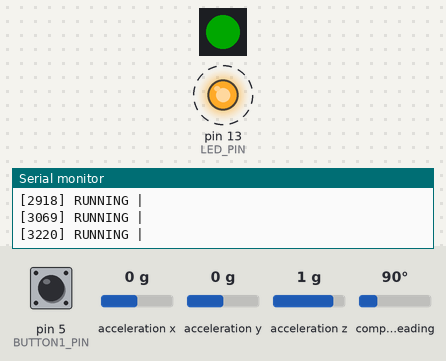
Bench run of a sketch on a simulated Arduino Uno, built with avr-gcc and run on an emulated ATmega328P. Parts: 1 RGB LEDs in strip order, left to right, output pins drawn as LEDs (lit = HIGH), the last lines printed to the serial monitor. Dashed ring = blinking. The inputs (shaded band) are chosen by the test bench; at power-on: pin 5 (BUTTON1_PIN) HIGH, acceleration x 0 g, acceleration y 0 g, acceleration z 1 g, compass heading 90°. Dim RGB values are drawn brighter than linear.

Above: at 3.29 s.
3.3 s: pin 5 (BUTTON1_PIN) pulled LOW for 0.15 s
At 3.6 s:
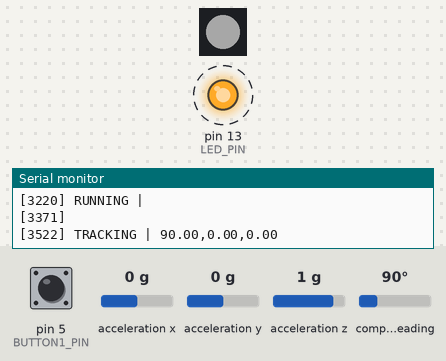
6.3 s: pin 5 (BUTTON1_PIN) pulled LOW for 1 s
At 6.92 s:
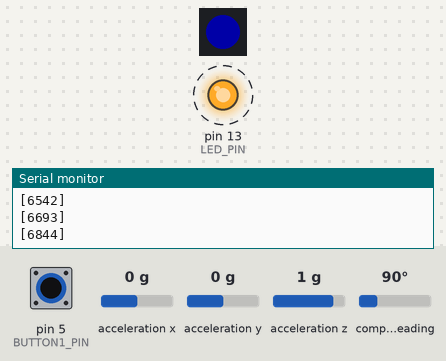
9.3 s: pin 5 (BUTTON1_PIN) pulled LOW for 3.2 s
At 9.48 s:
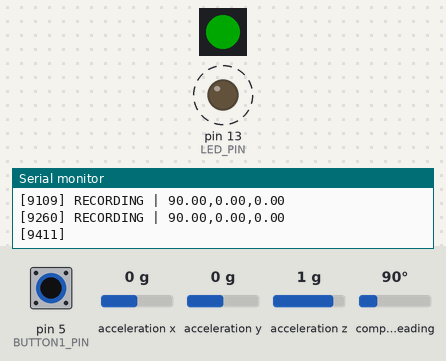
Timing chart, 0 to 20.0 s (numbered marks = the images above; inputs shaded):
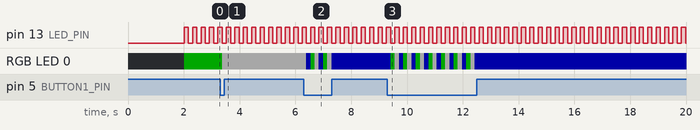

The sketch:

scanner_client.ino
```cpp
#include <Wire.h>
#include <Adafruit_Sensor.h>
#include <Adafruit_BNO055.h>
#include <utility/imumaths.h>
#include <Adafruit_NeoPixel.h>


// Hardware
#define PIXEL_PIN       8
#define BUTTON1_PIN     5
#define BUTTON2_PIN     0
#define LED_PIN         13

// Preferences
#define PIXEL_BRIGTNESS 42
#define INTERVAL_MS     150

// States
#define CALIBRATING     0
#define RUNNING         1
#define TRACKING        2
#define RECORDING       3
#define STOPPED         4

// Bosch BNO55 Sensor
Adafruit_BNO055 bno = Adafruit_BNO055(55);

// Adafruit NeoPixel LED
Adafruit_NeoPixel pixel = Adafruit_NeoPixel(1, PIXEL_PIN, NEO_GRB + NEO_KHZ800);

// State Variables
uint8_t run_state = CALIBRATING;
uint8_t button1_state = HIGH;
uint8_t button2_state = HIGH;
unsigned long previousMillis = 0;


/**************************************************************************/
/*    BNO Sensor Methods                                                  */
/**************************************************************************/

// Displays some basic information on this sensor from the unified
// sensor API sensor_t type (see Adafruit_Sensor for more information)
void displaySensorDetails(void) {
  sensor_t sensor;
  bno.getSensor(&sensor);
  Serial.println("------------------------------------");
  Serial.print  ("Sensor:       "); Serial.println(sensor.name);
  Serial.print  ("Driver Ver:   "); Serial.println(sensor.version);
  Serial.print  ("Unique ID:    "); Serial.println(sensor.sensor_id);
  Serial.print  ("Max Value:    "); Serial.print(sensor.max_value); Serial.println(" xxx");
  Serial.print  ("Min Value:    "); Serial.print(sensor.min_value); Serial.println(" xxx");
  Serial.print  ("Resolution:   "); Serial.print(sensor.resolution); Serial.println(" xxx");
  Serial.println("------------------------------------");
  Serial.println("");
  delay(500);
}

// Display some basic info about the sensor status
void displaySensorStatus(void) {
  /* Get the system status values (mostly for debugging purposes) */
  uint8_t system_status, self_test_results, system_error;
  system_status = self_test_results = system_error = 0;
  bno.getSystemStatus(&system_status, &self_test_results, &system_error);

  /* Display the results in the Serial Monitor */
  Serial.println("");
  Serial.print("System Status: 0x");
  Serial.println(system_status, HEX);
  Serial.print("Self Test:     0x");
  Serial.println(self_test_results, HEX);
  Serial.print("System Error:  0x");
  Serial.println(system_error, HEX);
  Serial.println("");
  delay(500);
}

/**************************************************************************/
/*    Pixel Methods                                                       */
/*                                                                        */
/*  pixel.Color takes RGB values, from 0,0,0 up to 255,255,255            */
/**************************************************************************/

void set_pixel(uint8_t r, uint8_t g, uint8_t b) {
  pixel.setPixelColor(0, pixel.Color(r, g, b));
  pixel.show();

}

void pixel_red(void) {
  set_pixel(PIXEL_BRIGTNESS, 0, 0);
}

void pixel_orange(void) {
  set_pixel(PIXEL_BRIGTNESS, PIXEL_BRIGTNESS, 0);
}

void pixel_green(void) {
  set_pixel(0, PIXEL_BRIGTNESS, 0);
}

void pixel_blue(void) {
  set_pixel(0, 0, PIXEL_BRIGTNESS);
}

void pixel_purple(void) {
  set_pixel(PIXEL_BRIGTNESS, 0, PIXEL_BRIGTNESS);
}

void pixel_white(void) {
  set_pixel(PIXEL_BRIGTNESS, PIXEL_BRIGTNESS, PIXEL_BRIGTNESS);
}

void pixel_off(void) {
  set_pixel(0, 0, 0);
}


/**************************************************************************/
/*    State Methods                                                       */
/**************************************************************************/

void stateToRunning(void) {
  run_state = RUNNING;
  pixel_green();
}

void stateToTracking(void) {
  run_state = TRACKING;
  pixel_white();
}

void stateToRecording(void) {
  run_state = RECORDING;
  pixel_blue();
}

void calibrate(void) {
  // Stop calibrating when we are finished
  if (bno.isFullyCalibrated()) {
    Serial.println("Sensor Fully Calibrated!");
    if (run_state == CALIBRATING) {
      stateToRunning();
    }
    // Exit now if we are already calibrated
    return;
  } else {
    pixel_red();
  }

  // There are four calibration values (0..3)
  // Any sensor data reporting 0 should be ignored
  // 3 means 'fully calibrated"
  // The data should be ignored until the system calibration is > 0
  uint8_t sys, gyro, accel, mag;
  sys = gyro = accel = mag = 0;
  bno.getCalibration(&sys, &gyro, &accel, &mag);

  // Display the individual values
  Serial.print("System:");
  Serial.print(sys, DEC);
  Serial.print(" Gyroscope:");
  Serial.print(gyro, DEC);
  Serial.print(" Accelerometer:");
  Serial.print(accel, DEC);
  Serial.print(" Magnetometer:");
  Serial.print(mag, DEC);
}

void printRawData(void) {
  sensors_event_t event;
  bno.getEvent(&event);
  Serial.print(event.orientation.x);
  Serial.print(",");
  Serial.print(event.orientation.y);
  Serial.print(",");
  Serial.print(event.orientation.z);
}

/**************************************************************************/
/*    Arduino Methods                                                     */
/**************************************************************************/

void setup(void) {
  Serial.begin(115200);
  Serial.println("Orientation Sensor Test"); Serial.println("");

  // Initialise the sensor
  if(!bno.begin()) {
    Serial.print("Ooops, no BNO055 detected ... Check your wiring or I2C ADDR!");
    while(1);
  }
  delay(1000);

  // Display some basic information on this sensor
  displaySensorDetails();
  displaySensorStatus();

  // This board has an external crystal
  bno.setExtCrystalUse(true);

  // Start our neopixel
  pixel.begin();

  // Setup our status LED and our buttons
  pinMode(LED_PIN, OUTPUT);
  pinMode(BUTTON1_PIN, INPUT_PULLUP);
  pinMode(BUTTON2_PIN, INPUT_PULLUP);
}

void loop(void) {
  unsigned long currentMillis = millis();
  if(currentMillis - previousMillis > INTERVAL_MS) {
    previousMillis = currentMillis;
    button1_state = digitalRead(BUTTON1_PIN);
    button2_state = digitalRead(BUTTON2_PIN);

    Serial.print("[");
    Serial.print(currentMillis);
    Serial.print("] ");

    // Catch a CANCEL request on Button 2
    if (button2_state == LOW) {
      Serial.println("CANCEL");
      stateToRunning();
      return;
    }

    // Run the appropriate method for the state
    switch(run_state) {
      case CALIBRATING:
        Serial.print("CALIBRATING | ");
        calibrate();
        break;
      case RUNNING:
        if (button1_state == LOW) {
          stateToTracking();
        } else {
          Serial.print("RUNNING | ");
        }
        break;
      case TRACKING:
        if (button1_state == LOW) {
          stateToRecording();
        } else {
          Serial.print("TRACKING | ");
          printRawData();
        }
        break;
      case RECORDING:
        if (button1_state == LOW) {
          stateToRunning();
        } else {
          Serial.print("RECORDING | ");
          printRawData();
        }
        break;
    }

    // Toggle our LED
    digitalWrite(LED_PIN, !digitalRead(LED_PIN));

    // End of the loop
    Serial.println();
  }
}
```

Measured:
- after the input at 3.3 s, RGB LED 0: RGB(0, 42, 0) → RGB(42, 42, 42) after 0.07 s
- after the input at 6.3 s, RGB LED 0: RGB(42, 42, 42) → RGB(0, 0, 42) after 0.09 s, → RGB(0, 42, 0) 0.15 s later, → RGB(42, 42, 42) 0.15 s later, → RGB(0, 0, 42) 0.15 s later, … (7 changes in this stretch)
- after the input at 9.3 s, RGB LED 0: RGB(0, 0, 42) → RGB(0, 42, 0) after 0.11 s, then repeats every 0.45 s: RGB(42, 42, 42) 0.15 s, RGB(0, 0, 42) 0.15 s, RGB(0, 42, 0) 0.15 s, until it stays RGB(0, 0, 42) from 12.4 s
- by itself, pin 13 (LED_PIN): alternates HIGH for 0.15 s and LOW for 0.15 s
